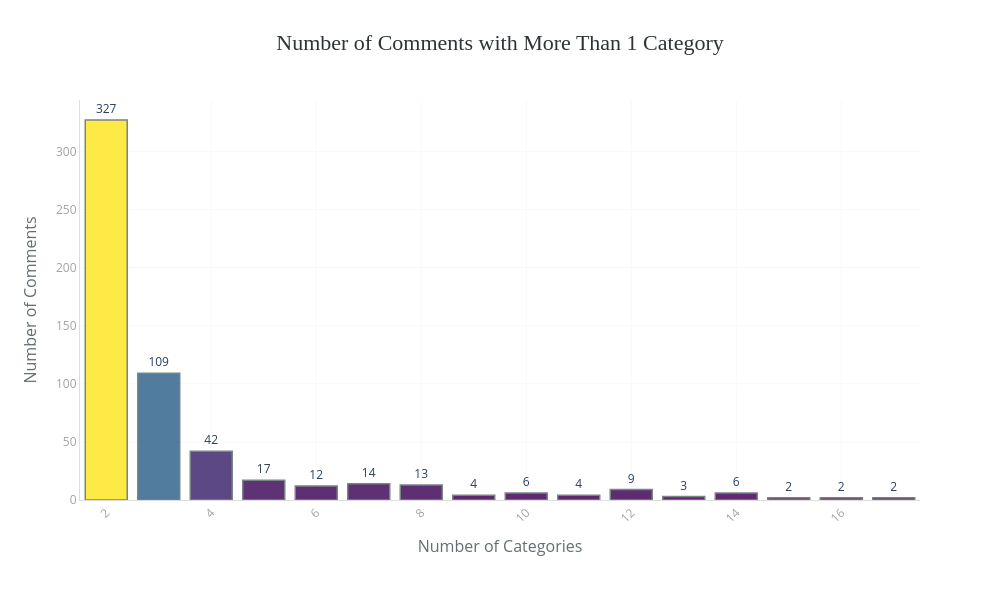

This figure's notebook cell:
### Code cell
bar_chart(
    data=df_plot_filtered,
    x="num_categories",
    y="num_comments",
    title="Number of Comments with More Than 1 Category",
    labels={
        "num_categories": "Number of Categories",
        "num_comments": "Number of Comments"
    },
    top_n=len(df_plot_filtered)  # ensure all appear
)

### Figure 1 — Plotly figure (JSON) as saved in the notebook; plotly's stock layout.template omitted (floating-point values rounded to 4 significant figures)
{"data": [{"hovertemplate": "Number of Categories=%{x}<br>Number of Comments=%{marker.color}<br>text=%{text}<extra></extra>", "legendgroup": "", "marker": {"color": [327, 109, 42, 17, 14, 13, 12, 9, 6, 6, 4, 4, 3, 2, 2, 2], "coloraxis": "coloraxis", "line": {"color": "#636E72", "width": 1.5}, "opacity": 0.85, "pattern": {"shape": ""}}, "name": "", "orientation": "v", "showlegend": false, "text": ["327", "109", "42", "17", "14", "13", "12", "9", "6", "6", "4", "4", "3", "2", "2", "2"], "textposition": "outside", "texttemplate": "%{text}", "type": "bar", "x": [2, 3, 4, 5, 7, 8, 6, 12, 10, 14, 9, 11, 13, 15, 16, 17], "xaxis": "x", "y": [327, 109, 42, 17, 14, 13, 12, 9, 6, 6, 4, 4, 3, 2, 2, 2], "yaxis": "y"}], "layout": {"barmode": "relative", "coloraxis": {"colorbar": {"title": {"text": "Number of Comments"}}, "colorscale": [[0, "#440154"], [0.25, "#3b528b"], [0.5, "#21908d"], [0.75, "#5dc962"], [1, "#fde725"]], "showscale": false}, "height": 600, "legend": {"tracegroupgap": 0}, "margin": {"b": 100, "l": 80, "r": 80, "t": 100}, "paper_bgcolor": "white", "plot_bgcolor": "white", "showlegend": false, "title": {"font": {"color": "#2D3436", "family": "Arial Black", "size": 22}, "text": "Number of Comments with More Than 1 Category", "x": 0.5, "xanchor": "center"}, "width": 1000, "xaxis": {"anchor": "y", "domain": [0, 1], "gridcolor": "#F8F9FA", "linecolor": "#DDD", "showgrid": true, "tickangle": -45, "tickfont": {"color": "#A0A4A8", "size": 12}, "title": {"font": {"color": "#636E72", "size": 16}, "text": "Number of Categories"}}, "yaxis": {"anchor": "x", "domain": [0, 1], "gridcolor": "#F8F9FA", "linecolor": "#DDD", "showgrid": true, "tickfont": {"color": "#A0A4A8", "size": 12}, "title": {"font": {"color": "#636E72", "size": 16}, "text": "Number of Comments"}}}}
